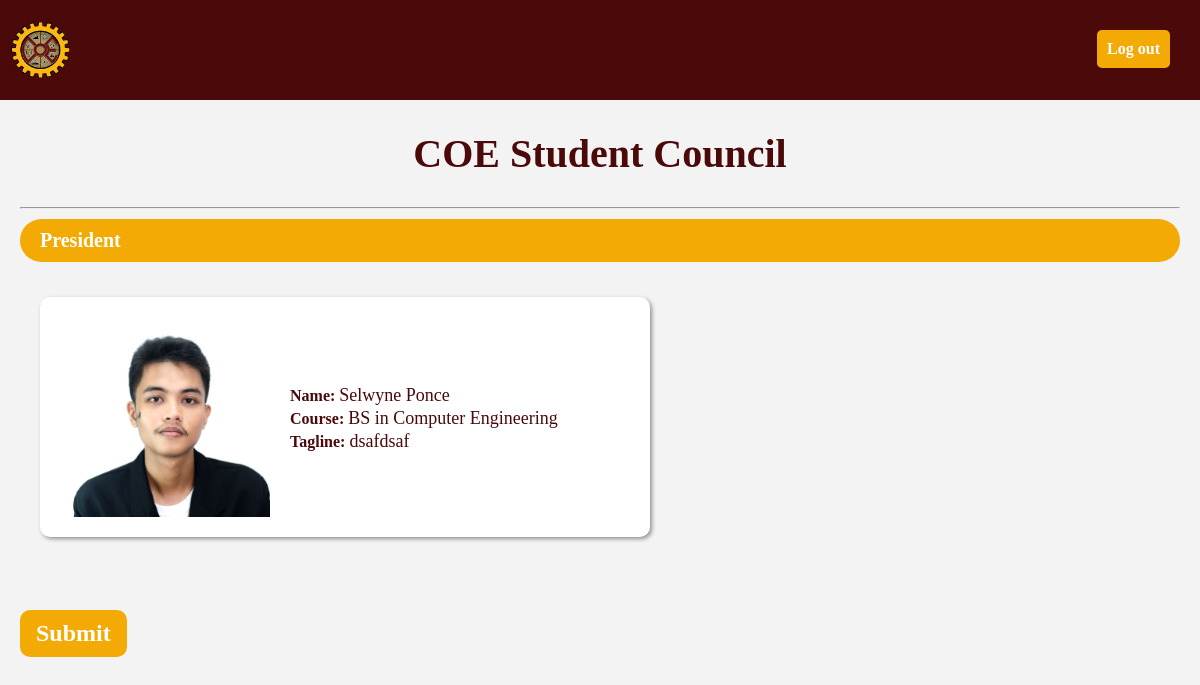
/Voters/test.php, run on an earlier commit of the app's database.
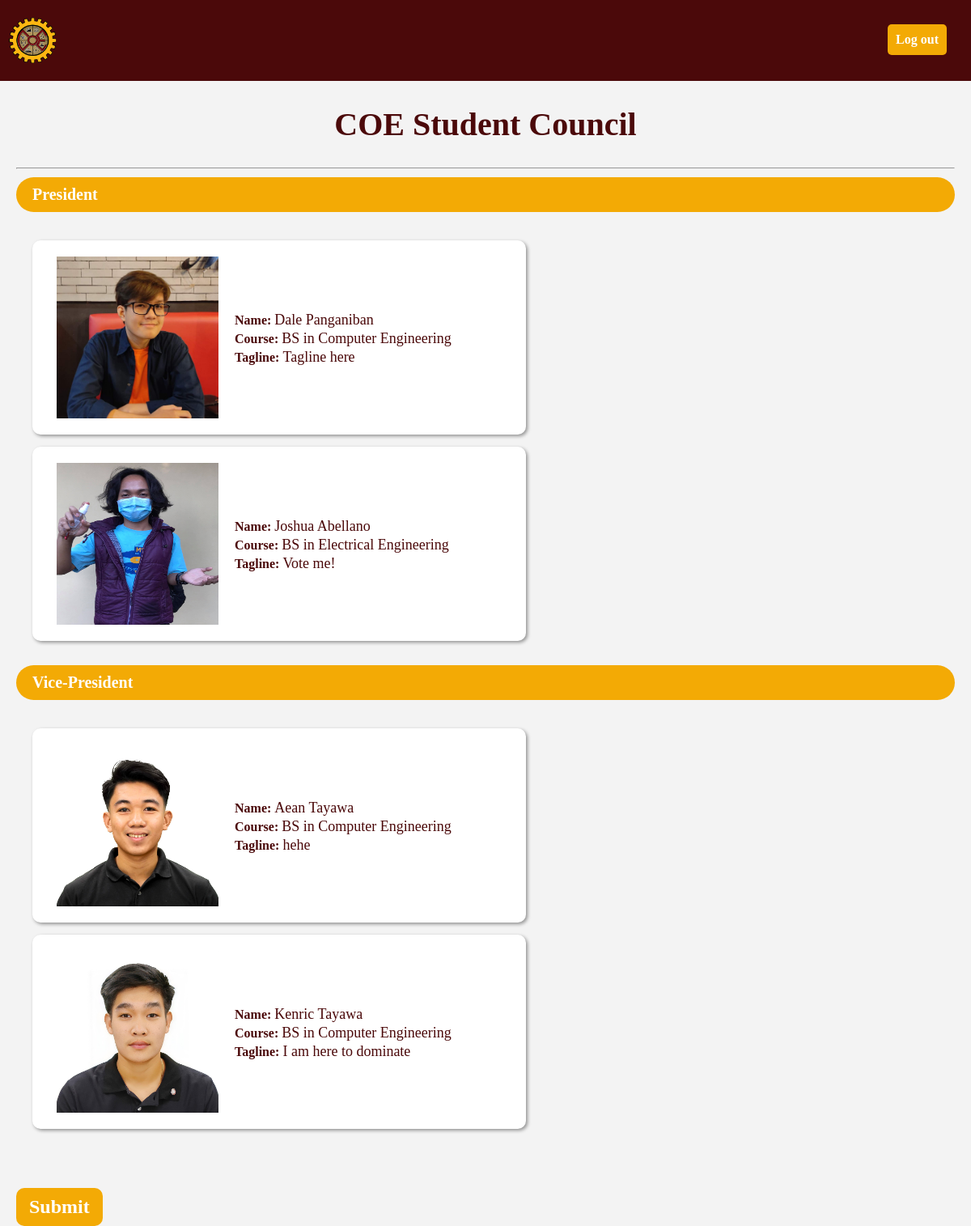
And on a later commit of the database.
### tables this page shows
CREATE TABLE `election_title` (
  `id` int(11) NOT NULL,
  `title` varchar(255) NOT NULL
);

CREATE TABLE `position` (
  `id` int(11) NOT NULL,
  `position` varchar(150) NOT NULL,
  `columnName` varchar(50) NOT NULL,
  `label` varchar(11) NOT NULL
);

CREATE TABLE `candidates` (
  `id` int(11) NOT NULL,
  `position_id` int(11) NOT NULL,
  `profile` varchar(255) NOT NULL,
  `student_number` varchar(100) NOT NULL,
  `first_name` varchar(255) NOT NULL,
  `last_name` varchar(255) NOT NULL,
  `course` varchar(255) NOT NULL,
  `platform` text NOT NULL
);

### Voters/test.php (the view, shortened to what this page needs)
<?php
    include("../Log in/functions.php");
    $select_election_title = mysqli_query($conn, "SELECT * FROM `election_title`");
    $fetch_election_title = mysqli_fetch_assoc($select_election_title);
    $election_title = $fetch_election_title['title'];
        ?>
<!DOCTYPE html>
<html>
<head>
	<link rel="stylesheet" href="style1.css">
</head>
<body>
	<section class= "Navigation">
		<div class="header">
			<nav>
				<img class= "logo-img" src = "../Img/COE.png" width=60px height=60px>
			<div class = "btn_log-out">
				<a href="../Log in/logout.php" class = "log-out">Log out</a>
			</div>
			</nav>
		</div>
		<div class="main">
            <form method="POST">
			<h2><?php echo $election_title; ?></h2><hr>
                <?php
                    $select_position = mysqli_query($conn, "SELECT * FROM `position` WHERE label = 'General' ");
                    if(mysqli_num_rows($select_position) > 0){
                        while($fetch_position = mysqli_fetch_assoc($select_position)){
                            $pid = $fetch_position['id'];
                            ?>
                            <div class="container">
                                <div class="position">
                                    <h3><?php echo $fetch_position['position']; ?></h3>
                                </div>
                                <div class="contents">
                                    <?php
                                        $select_candidate = mysqli_query($conn, "SELECT * FROM `candidates` WHERE position_id = '$pid'");
                                        if(mysqli_num_rows($select_candidate) > 0){
                                            while($fetch_candidate = mysqli_fetch_assoc($select_candidate)){ ?>
                                                <div class="candidate">
                                                    <img src="../Candidate/<?php echo $fetch_candidate['profile'];?>">
                                                    <ul class = "info">
                                                <li><b>Name: </b> <?php echo $fetch_candidate['first_name'] . " " . $fetch_candidate['last_name'];?></li>
                                                <li><b>Course: </b><?php echo $fetch_candidate['course'];?></li>
                                                <li><b>Tagline: </b><?php echo $fetch_candidate['platform'];?></li>
                                            </ul>
                                                </div>
                                            <?php
                                            }
                                        }
                                    ?>
                                </div>
                            </div>
                        <?php
                        }
                    } ?>
                <div class="confirm-btn">
                    <button type="submit" name="confirm_btn"> Submit </button>
                </div>
            </form>
		</div>
	</section>
</body>
</html>

### Voters/style1.css (style rules this page uses)
* { margin:0; padding:0; font-size: 16px; box-sizing: border-box; }
body { background-color: #f3f3f3; }
.Navigation .header { position: relative; background-color:#4b090a; padding: 20px 10px; color: white; justify-content: space-between; }
.Navigation .header nav { display: flex; align-items: center; font-weight: bold; }
.log-out { position: absolute; top: 0%; right: 0; margin-top: 30px; margin-right: 30px; padding: 10px 10px; border: none; border-radius: 5px; cursor: pointer; background-color: #f3aa05; font-family: montserrat; font-weight: bold; color: white; text-decoration: none; }
.main { position: relative; display: block; padding: 30px 20px; }
.main h2 { display: flex; justify-content: center; align-items: center; font-size: 40px; padding-bottom: 30px; font-family: montserrat; color: #4b090a; }
.main .container { position: relative; display: flex; flex-direction: column; }
.main .position { display:flex; background-color: #f3aa05; color: white; margin-top: 10px; border-radius: 100px; }
.main .position h3 { font-size:20px; padding-left: 20px; font-family: montserrat; padding-top: 10px; padding-bottom: 10px; }
.main .contents { display: flex; flex-wrap: wrap; padding: 20px; }
.main .contents .candidate { display: flex; background-color: white; align-items: center; border-radius: 10px; width: 610px; min-height: 240px; box-shadow: 2px 2px 4px rgba(0,0,0,0.4); margin-right: 15px; margin-top: 15px; padding: 10px; }
.main .contents .candidate .info { display: block; list-style: none; }
.main .contents .candidate .info li { display: block; font-size: 18px; font-family: montserrat; color: #4b090a; margin-top: 2px; }
.main .contents .candidate img { width: 200px; height: 200px; margin-right: 20px; margin-left: 20px; }
.confirm-btn { position: absolute; bottom: -70px; }
.confirm-btn button { padding: 10px 16px; font-size: 24px; font-family: montserrat; font-weight: bold; border-radius: 10px; color: white; background-color: #f3aa05; border: none; cursor: pointer; }

What changed in the data, as far as the page shows it:
removed candidates: profile (picture), first_name "Selwyne", last_name "Ponce", course "BS in Computer Engineering", platform "dsafdsaf", shown under "President"
added candidates: profile (picture), first_name "Dale", last_name "Panganiban", course "BS in Computer Engineering", platform "Tagline here", shown under "President"
added candidates: profile (picture), first_name "Joshua", last_name "Abellano", course "BS in Electrical Engineering", platform "Vote me!", shown under "President"
added position: position "Vice-President"
added candidates: profile (picture), first_name "Aean", last_name "Tayawa", course "BS in Computer Engineering", platform "hehe", shown under "Vice-President"
added candidates: profile (picture), first_name "Kenric", last_name "Tayawa", course "BS in Computer Engineering", platform "I am here to dominate", shown under "Vice-President"
